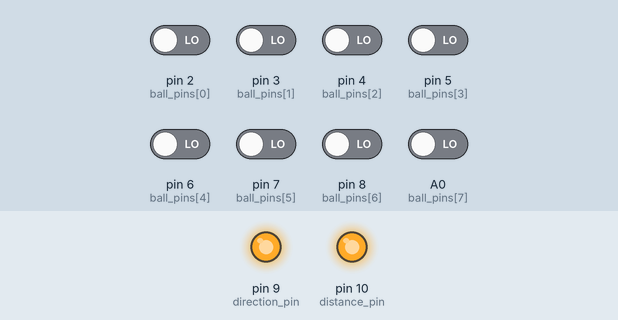
This sketch was run on a simulated Arduino Uno, built with avr-gcc and run on an emulated ATmega328P. Shown: output pins drawn as LEDs (lit = HIGH). The test bench sets the inputs (shaded band); at power-on: A0 (ball_pins[7]), pin 2 (ball_pins[0]), pin 3 (ball_pins[1]), pin 4 (ball_pins[2]), pin 5 (ball_pins[3]), pin 6 (ball_pins[4]), pin 7 (ball_pins[5]), pin 8 (ball_pins[6]) LOW. What the sketch prints to the serial monitor is not drawn.

Above: at 0.1 s.
Timing chart, 0 to 1.6 s (numbered marks = the images above):
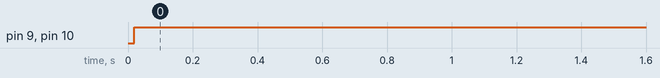

The sketch:

BallSensor_Vector.ino
```cpp
int ball_pins[8] = {2, 3, 4, 5, 6, 7, 8, A0};   // U1 ~ U8 のセンサーにつながっているピン番号を格納した配列
int distance_pin = 10;    // DISTANCE コネクタに接続されたピン
int direction_pin = 9;    // DIRECTION コネクタに接続されたピン

void setup() {
  Serial.begin(9600);
  for (int i = 0; i < 8; i++) {
    pinMode(ball_pins[i], INPUT);
  }
  pinMode(distance_pin, OUTPUT);
  pinMode(direction_pin, OUTPUT);
}

void loop() {
  int data[8];    // 各センサーの値を格納する変数
  Serial.print("sensor values : ");
  for (int i = 0; i < 8; i++) {
    data[i] = pulseIn(ball_pins[i], LOW, 2000);   // 各センサーの値を変数に格納
    Serial.print(data[i]);
    Serial.print("\t");
  }

  double x = 0, y = 0;    // 最終的にボールの向きと距離を表すベクトルのx成分、y成分を表す変数
  for (int i = 0; i < 8; i++) {
    x += data[i] * sin((i * 45 + 22.5) * DEG_TO_RAD);   // 各センサー向きと値を表すのベクトルのx成分を取り出して x に足す
    y += data[i] * cos((i * 45 + 22.5) * DEG_TO_RAD);   // 各センサー向きと値を表すのベクトルのy成分を取り出して y に足す
  }

  Serial.print("result : ");
  if (x != 0 || y != 0) {   // xとyのどちらかが0でない値であればベクトルの大きさは0ではない (つまりボールが見えている)
    int distance = sqrt(x*x + y*y);   // ボールの距離は x と y の2乗の和の平方根で計算できる
    int direction = atan2(x, y) * RAD_TO_DEG;   // ボールの角度はx成分とy成分から atan2 で計算できる

    Serial.print(distance);
    Serial.print("\t");
    Serial.println(direction);
    analogWrite(distance_pin, map(distance, 0, 500, 0, 255));
    analogWrite(direction_pin, map(direction, -180, 180, 0, 255));
  }
  else {
    Serial.println("None");
    analogWrite(distance_pin, 255);
    analogWrite(direction_pin, 255);
  }

}
```

Measured:
- by itself, pin 9 (direction_pin), pin 10 (distance_pin): LOW → HIGH at 0.02 s
